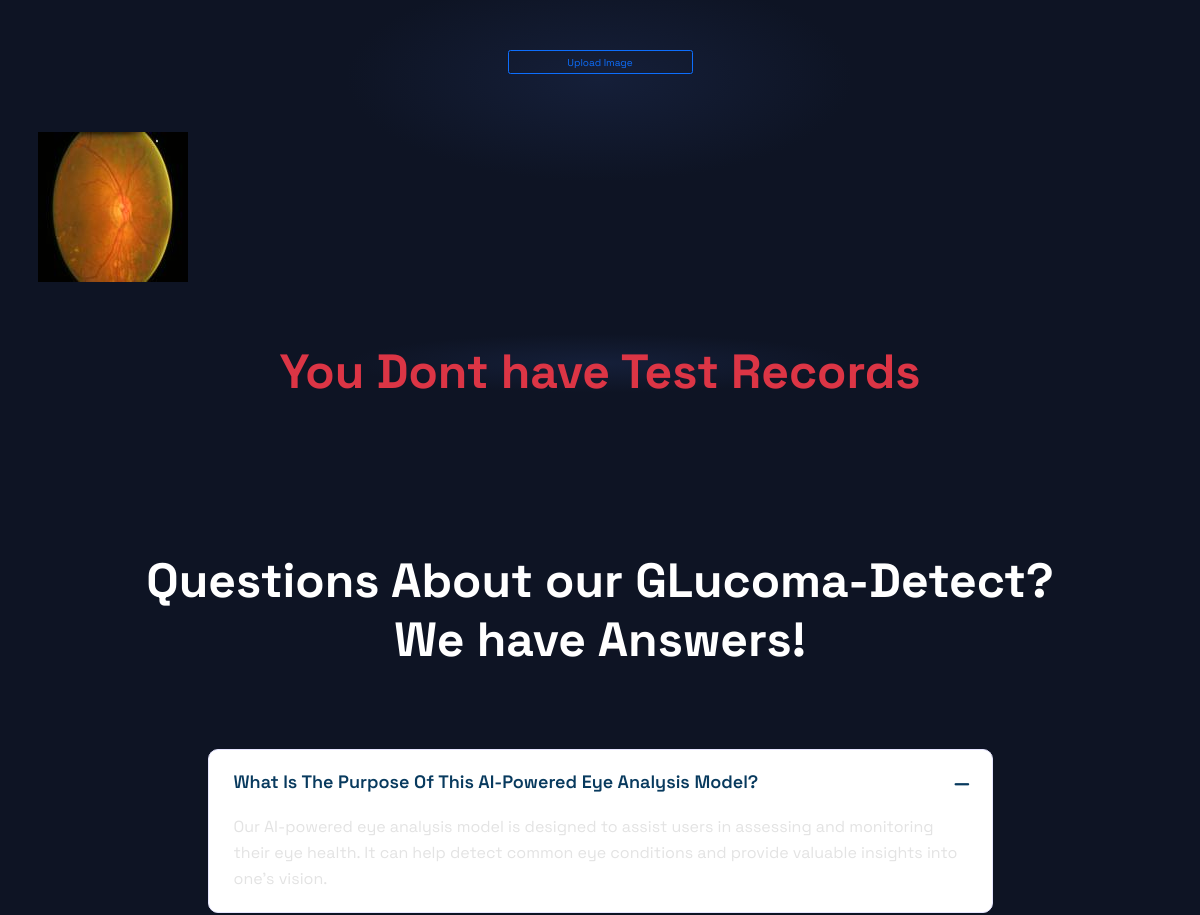
The app's page / (signed in, middle part), older data.
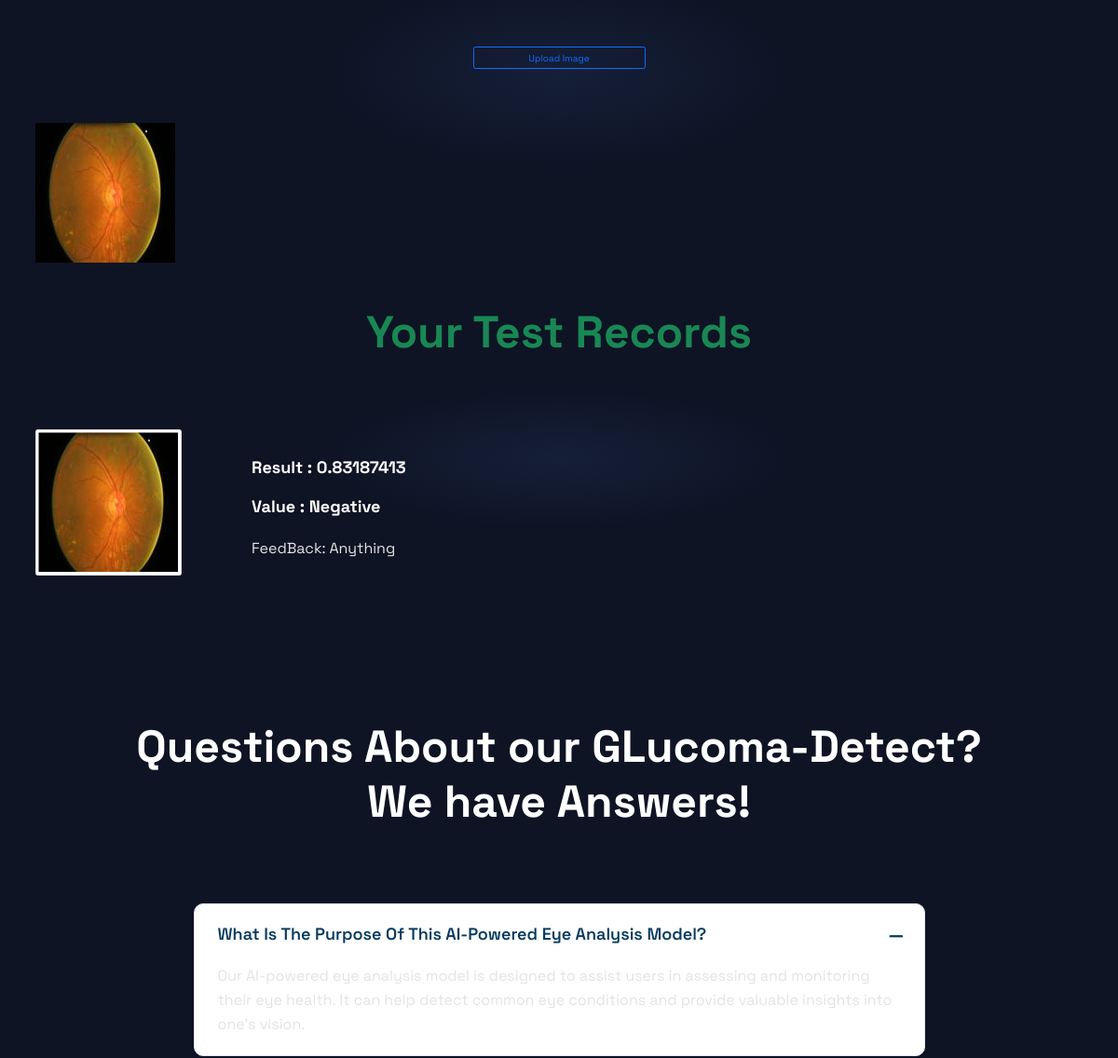
The same page, newer data.
### website/models.py (models this page shows, shortened)
class Images(models.Model):
    image = models.ImageField(upload_to='images', null=True, blank=True, help_text='Images for Testing')

class AI_Response(models.Model):
    image = models.ImageField(upload_to='images', null=True, blank=True, help_text='AI Response Image')
    result = models.CharField(max_length=100)
    value = models.CharField(max_length=100)
    description=models.CharField(max_length=200,default=None,null=True)
    userId = models.ForeignKey(User, on_delete=models.CASCADE)

### website/views.py (the view)
# urls.py: path('',views.home,name='home'),
def home(request):
    images = Images.objects.all()
    records=None
    if request.user.is_authenticated:
        records = AI_Response.objects.filter(userId=request.user.id)
    context={"images":images,"records":records}
    template_name="website/home.html"
    return render(request, template_name, context)

### website/templates/website/home.html (shortened to what the changed rows need)
{% extends 'website/base.html' %}
{% load static %}
{% block content %}
<div class="rts-tools-area  bg-tools">
        <div class="container">
            <div class="row mt--25 g-5">
               {% if images %}
                {% for image in images%}
                <div class="col-lg-2 col-md-4 ml-5 col-sm-12 col-12">
                     <img  src="{{ image.image.url }}" data-image-id="{{image.id}}"  class="mt-1 image-select" alt="Image {{ image.id }}" />
                </div>
                {% endfor %}
                {% else %}
                <span class="alert alert-danger text-center">There is no Images in DataSet</span>
                {% endif %}
            </div>
        </div>
    </div>
<div class="rts-tools-area  bg-tools">
{% if user.is_authenticated %}
    {% if records %}
        <div class="container">
            <div class="row">
                <div class="col-lg-12 mt-5">
                    <div class="title-conter-area">
                        <h2 class="title mt-4 text-success">
                            Your Test Records
                        </h2>
                    </div>
                </div>
            </div>
            <div class="row mt--25 g-5">
                {% for report in records%}
                  <div class="col-lg-2 col-md-2 ml-5 col-sm-8 col-12">
                      <img src="{{report.image.url}}" alt="..." class="img-thumbnail">
                </div>
                <div class="col-lg-2 col-md-2 ml-5 col-sm-8 col-12  " style="margin-bottom:40px;">
                    <div class="mt-5">
                        <h6>Result : {{report.result}}</h6>
                        <h6>Value  : {{report.value}}</h6>
                            {% if report.description is not None %}
                        <p>FeedBack:
                            {{report.description}}
                        </p>
                            {% else %}
                            <p class="text-danger">No Response from Doctor</p>
                            {% endif %}
                    </div>
                </div>
                {% endfor %}
            </div>
            {% else %}
                 <div class="row">
                <div class="col-lg-12 mt-5">
                    <div class="title-conter-area">
                        <h2 class="title mt-5 text-danger">
                            You Dont have Test Records
                        </h2>
                    </div>
                </div>
            </div>
            {% endif %}
        </div>
{% endif %}
    </div>
<div class="rts-faq-area rts-section-gap "  style="background-color:#0e1424" >
        <div class="container">
            <div class="row">
                <div class="col-lg-12">
                    <div class="title-conter-area">
                        <h2 class="title">
                            Questions About our GLucoma-Detect? <br>
                            We have Answers!
                        </h2>
                    </div>
                </div>
            </div>
            <div class="row mt--60">
                <div class="col-lg-12">
                    <div class="accordion-area-one">
                        <div class="accordion" id="accordionExample">
                            <div class="accordion-item">
                                <h2 class="accordion-header" id="headingOne">
                                    <button class="accordion-button" type="button" data-bs-toggle="collapse" data-bs-target="#collapseOne" aria-expanded="true" aria-controls="collapseOne">
                                        What is the purpose of this AI-powered eye analysis model?
                                    </button>
                                </h2>
                            </div>
                        </div>
                    </div>
                </div>
            </div>
        </div>
    </div>
{% endblock content %}

Row changes from the older to the newer data that the page shows:
added AI_Response: image (picture), result "0.83187413", value "Negative", description "Anything"
Text that changed along with them:
text no longer shown: "You Dont have Test Records"
text now shown: "Your Test Records"
